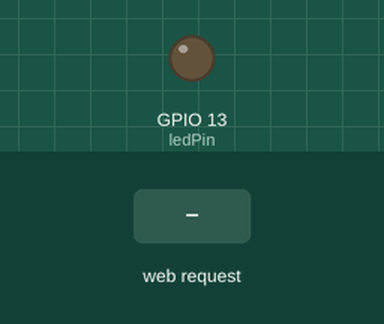
Recording of a sketch running on a simulated ESP8266 (NodeMCU). On the bench: output pins drawn as LEDs (lit = HIGH). Inputs (shaded band) come from the test bench. WiFi joins after 1.5 s; servers stay silent unless stated; what the sketch prints to the serial monitor is not drawn.

Above: at 2.7 s.
2.8 s: HTTP request GET /LED=ON received
At 4.0 s:
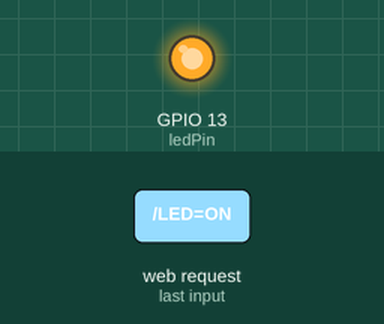
4.3 s: HTTP request GET /LED=OFF received
At 5.2 s:
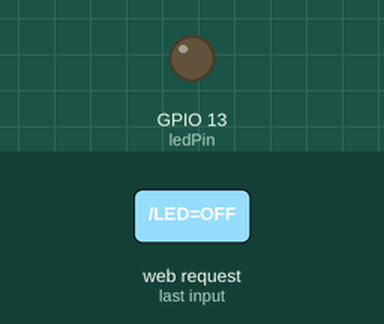
Timing chart, 0 to 7.3 s (numbered marks = the images above; inputs shaded):
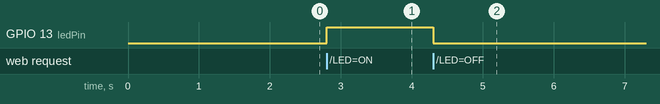

Measured:
- after the input at 2.8 s, GPIO 13 (ledPin): LOW → HIGH at once
- after the input at 4.3 s, GPIO 13 (ledPin): HIGH → LOW at once

The sketch:

WiFi_Light.ino
```cpp
#include <ESP8266WiFi.h>

const char* ssid = "XXXX";
const char* password = "XXXX";

// GPIO13:
int ledPin = 13;
WiFiServer server(80);

void setup() {
  // Port in COM:
  Serial.begin(115200);
  delay(10);

  // Set output pin and initialize it:
  pinMode(ledPin, OUTPUT);
  digitalWrite(ledPin, LOW);

  // Connect to WiFi network:
  Serial.println();
  Serial.println();
  Serial.print("Connecting to ");
  Serial.println(ssid);

  WiFi.begin(ssid, password);

  while (WiFi.status() != WL_CONNECTED) {
    delay(500);
    Serial.print(".");
  }
  Serial.println("");
  Serial.println("WiFi connected!");

  // Start the server:
  server.begin();
  Serial.println("Server started.");

  // Print the IP address:
  Serial.print("Use this URL to connect: ");
  Serial.print("http://");
  Serial.print(WiFi.localIP());
  Serial.println("/");
}

void loop() {
  // Check if a client has connected:
  WiFiClient client = server.available();
  if (!client) {
    return;
  }

  // Wait until the client sends some data:
  Serial.println("New client!");
  while(!client.available()){
    delay(1);
  }

  // Read the first line of the request:
  String request = client.readStringUntil('\r');
  Serial.println(request);
  client.flush();

  // Map request to output in serial:
  int value = LOW;
  if (request.indexOf("/LED=ON") != -1)  {
    digitalWrite(ledPin, HIGH);
    value = HIGH;
  }
  if (request.indexOf("/LED=OFF") != -1)  {
    digitalWrite(ledPin, LOW);
    value = LOW;
  }

  // Return the response:
  client.println("HTTP/1.1 200 OK");
  client.println("Content-Type: text/html");
  client.println(""); //  do not forget this one
  client.println("<!DOCTYPE HTML>");
  client.println("<head><style>");
  client.println("body { font-size: 3em; color: #4286f4; font-family: \"Verdana\", Sans-serif; }");
  client.println(".button { background-color: #4CAF50; border: none; color: white; padding: 15px 32px; text-align: center; text-decoration: none; display: inline-block; font-size: 1.1em; margin: 4px 2px; cursor: pointer; }");
  client.println("</style></head>");
  client.println("<html>");
  client.println("<body>");
  client.println("<center>");


  client.print("<h2 style=\"padding: 30px;\">El pin LED est&aacute;: <br>");

  if(value == HIGH) {
    client.print("<b style=\"color: #f44141\">ENCENDIDO</b>");
  } else {
    client.print("<b style=\"color: #f44141\">APAGADO</b>");
  }
  client.println("</h2>");
  client.println("<a href=\"/LED=ON\"\"><button class=\"button\">Encender </button></a>");
  client.println("<a href=\"/LED=OFF\"\"><button class=\"button\">Apagar </button></a><br>");
  client.println("</body>");
  client.println("</center>");
  client.println("</html>");


  delay(1);
  Serial.println("Client disonnected");
  Serial.println("");

}
```
